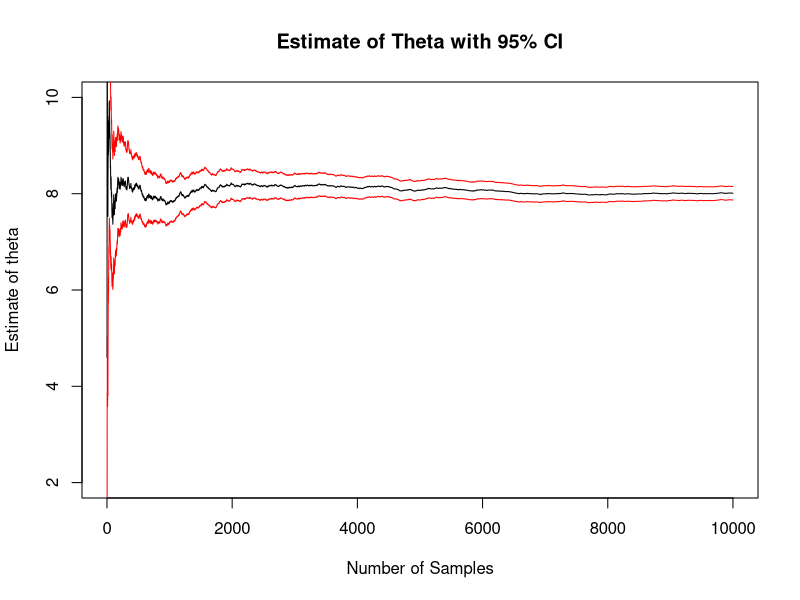
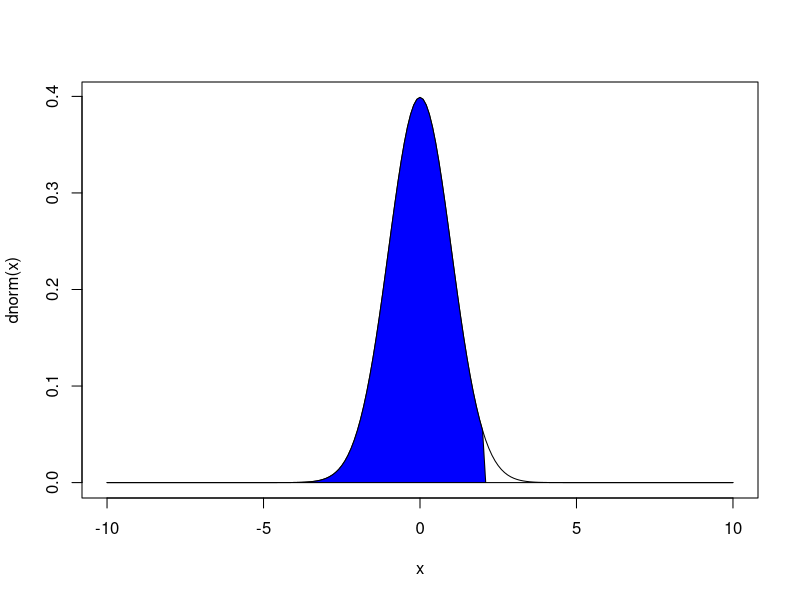
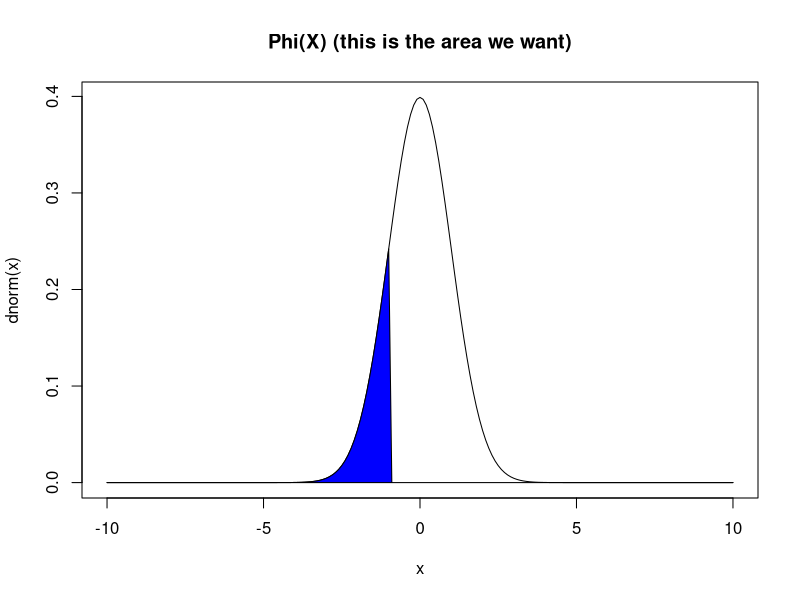
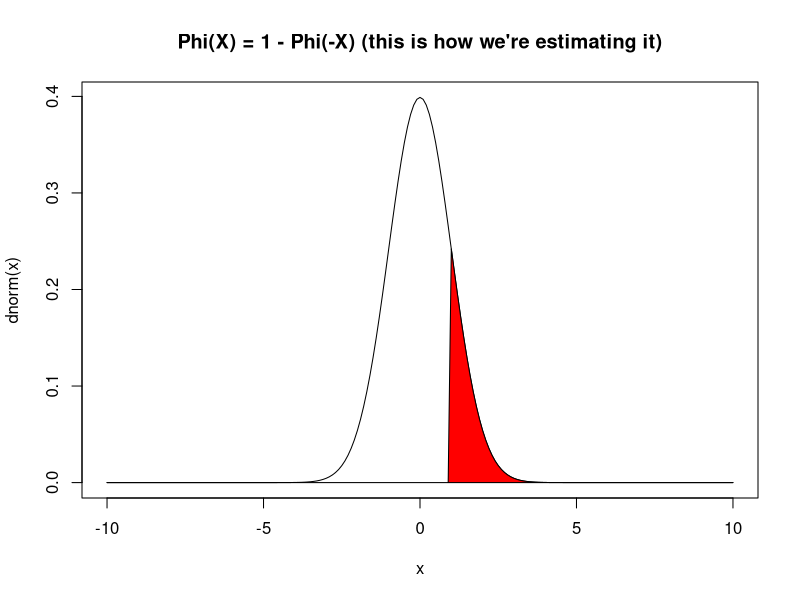

The R source for these figures, in order:
## ---- chunk 1
N = 10000 ## sample size

g <- function(x) { 3*x^2 } ## function of interest, g(x)

X <- runif(n = N, min = 0, max = 2)  ## samples from f(x)

v = 2 * mean(g(X)) ## 2 * E[g(x)]

print(v) ## approximately 8


## ---- chunk 2
N = 10000 ## sample size

g <- function(x) { 3*x^2 } ## function of interest, g(x)

X <- runif(n = N, min = 0, max = 2)  ## samples from f(x)
g_values <- 2 * g(X)

cumMean <- function(x, n){
  num = cumsum(x)
  denom = 1:n
  result = num/denom
  return(result)
}


cumSE <- function(x, n){
  m = mean(x)
  num = sqrt(cumsum((x - m)^2))
  denom = 1:n
  result = num/denom ## cummulative mean of (x_i - theta)^2
  return(result)
}

thetas = cumMean(g_values, N)
SE = cumSE(g_values, N)

plot(x = 1:N, y = thetas, type = "l", ylim = c(2, 10), xlab = "Number of Samples",
     ylab = "Estimate of theta",
     main = "Estimate of Theta with 95% CI")
lines(x = 1:N, y = thetas + 1.96*SE, col = "red") ## CI
lines(x = 1:N, y = thetas - 1.96*SE, col = "red") ## CI

## ---- chunk 3
## final estimate
thetaHat = mean(g_values)
se <- sd(x = g_values)/sqrt(N)
ci <- thetaHat + 1.96*c(-1,1) * se

print("Theta estimate: ")
print(thetaHat)
print("Confidence Intervals")
print(ci)

## ---- chunk 4
x <- seq(from = -10, to = 10, by = 0.1)

out = dnorm(x)
out[x > 2] = 0

plot(x, dnorm(x), type = "l")
polygon(x, out, col = "blue")

## ---- chunk 5
x <- seq(from = -10, to = 10, by = 0.1)

out = dnorm(x)
out[x > -1] = 0

plot(x, dnorm(x), type = "l", main = "Phi(X) (this is the area we want)")
polygon(x, out, col = "blue")


out = dnorm(x)
out[x < 1] = 0

plot(x, dnorm(x), type = "l", main = "Phi(X) = 1 - Phi(-X) (this is how we're estimating it)")
polygon(x, out, col = "red")
